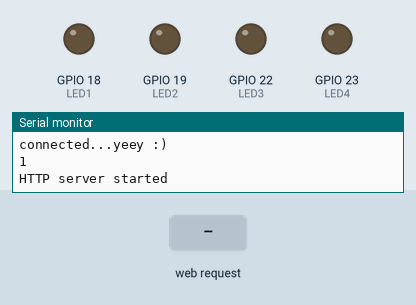
Simulated run of this sketch. Board: ESP32. On the bench: output pins drawn as LEDs (lit = HIGH), the last lines printed to the serial monitor. Inputs (shaded band) come from the test bench. WiFi joins after 1.5 s; servers stay silent unless stated.

Above: at 2.7 s.
2.8 s: HTTP request GET /setLED?LEDstate=11 received
At 3.7 s:
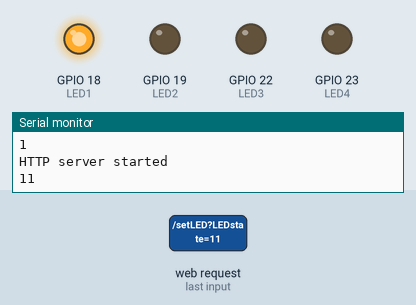
4.3 s: HTTP request GET /setLED?LEDstate=21 received
At 4.9 s:
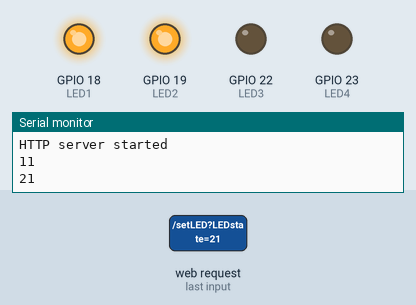
5.8 s: HTTP request GET /setLED?LEDstate=10 received
At 7.0 s:
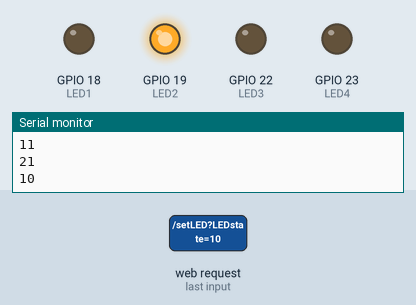
7.3 s: HTTP request GET /setLED?LEDstate=20 received
At 8.3 s:
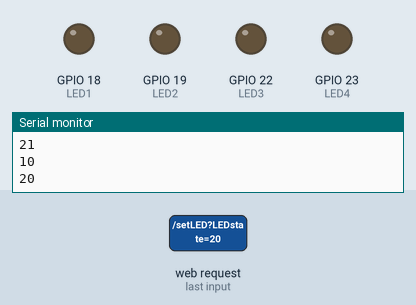
Timing chart, 0 to 9.8 s (numbered marks = the images above; inputs shaded):
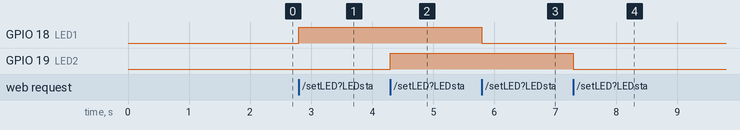

Measured:
- after the input at 2.8 s, GPIO 18 (LED1): LOW → HIGH at once
- after the input at 4.3 s, GPIO 19 (LED2): LOW → HIGH at once
- after the input at 5.8 s, GPIO 18 (LED1): HIGH → LOW at once
- after the input at 7.3 s, GPIO 19 (LED2): HIGH → LOW at once

The sketch:

Quiz_202.ino
```cpp
#include <WiFiManager.h> // https://github.com/tzapu/WiFiManager
#include <WiFiClient.h>
#include <WebServer.h>
#include <DHT.h> //https://www.arduinolibraries.info/libraries/dht-sensor-library
#include "index.h"


#define DHT_SENSOR_PIN  15 // ESP32 pin GIOP15 connected to DHT22 sensor
#define DHT_SENSOR_TYPE DHT22
#define LED1 18
#define LED2 19
#define LED3 22
#define LED4 23

DHT dht_sensor(DHT_SENSOR_PIN, DHT_SENSOR_TYPE);
WebServer server(80);

String ledState1 = "NA";
String ledState2 = "NA";
String ledState3 = "NA";
String ledState4 = "NA";

void handleRoot() {
  String s = MAIN_page;
  server.send(200, "text/html", s);
}
void handleADC() {
  // read humidity
  float humi  = dht_sensor.readHumidity();
  // read temperature in Celsius
  float tempC = dht_sensor.readTemperature();
  // read temperature in Fahrenheit
  float tempF = dht_sensor.readTemperature(true);

  String tmpValue = "Temp = ";
  tmpValue += String(tempC) + " C, Humidity = ";
  tmpValue += String(humi) + " %";
  server.send(200, "text/plane", tmpValue);
}
void handleLED() {
  String t_state = server.arg("LEDstate"); //Refer xhttp.open("GET", "setLED?LEDstate="+led, true);
  Serial.println(t_state);
  if (t_state == "11") {
    digitalWrite(LED1, HIGH);
    ledState1 = "ON";
  }
  if (t_state == "10") {
    digitalWrite(LED1, LOW);
    ledState1 = "OFF";
  }
  if (t_state == "21") {
    digitalWrite(LED2, HIGH);
    ledState2 = "ON";
  }
  if (t_state == "20") {
    digitalWrite(LED2, LOW);
    ledState2 = "OFF";
  }
  if (t_state == "31") {
    digitalWrite(LED3, HIGH);
    ledState3 = "ON";
  }
  if (t_state == "30") {
    digitalWrite(LED3, LOW);
    ledState3 = "OFF";
  }
  if (t_state == "41") {
    digitalWrite(LED4, HIGH);
    ledState4 = "ON";
  }
  if (t_state == "40") {
    digitalWrite(LED4, LOW);
    ledState4 = "OFF";
  }
  server.send(200, "text/plane", ledState1 + ", " + ledState2 + ", " + ledState3 + ", " + ledState4);
}

void setup() {

  pinMode(LED1, OUTPUT);
  pinMode(LED2, OUTPUT);
  pinMode(LED3, OUTPUT);
  pinMode(LED4, OUTPUT);
  dht_sensor.begin(); // initialize the DHT sensor

  // WiFi.mode(WIFI_STA); // explicitly set mode, esp defaults to STA+AP
  // it is a good practice to make sure your code sets wifi mode how you want it.

  // put your setup code here, to run once:
  Serial.begin(115200);

  //WiFiManager, Local intialization. Once its business is done, there is no need to keep it around
  WiFiManager wm;

  // reset settings - wipe stored credentials for testing
  // these are stored by the esp library
  // wm.resetSettings();

  // Automatically connect using saved credentials,
  // if connection fails, it starts an access point with the specified name ( "AutoConnectAP"),
  // if empty will auto generate SSID, if password is blank it will be anonymous AP (wm.autoConnect())
  // then goes into a blocking loop awaiting configuration and will return success result

  bool res;
  // res = wm.autoConnect(); // auto generated AP name from chipid
  // res = wm.autoConnect("AutoConnectAP"); // anonymous ap
  res = wm.autoConnect("ESP32AutoConnectAP", "12345678"); // password protected ap

  if (!res) {
    Serial.println("Failed to connect");
    // ESP.restart();
  }
  else {
    //if you get here you have connected to the WiFi
    Serial.println("connected...yeey :)");
    Serial.println(res);
  }
  server.begin();
  server.on("/", handleRoot);
  server.on("/setLED", handleLED);
  server.on("/readADC", handleADC);
  Serial.println("HTTP server started");


}

bool LED1_Status, LED2_Status, LED3_Status, LED4_Status = LOW;
void loop() {
  // put your main code here, to run repeatedly:
  server.handleClient();
}
```

index.h
```cpp
const char MAIN_page[] PROGMEM = R"=====(
<!DOCTYPE html>
<html>
<body>
 <div id="demo">
 <h1>The ESP-32 Update web page without refresh</h1>
 <button type="button" onclick="sendData(11)" style="background: rgb(202, 60, 60); height: 40px; width: 100px">LED1 ON</button>
 <button type="button" onclick="sendData(21)" style="background: rgb(202, 60, 60); height: 40px; width: 100px">LED2 ON</button>
 <button type="button" onclick="sendData(31)" style="background: rgb(202, 60, 60); height: 40px; width: 100px">LED3 ON</button>
 <button type="button" onclick="sendData(41)" style="background: rgb(202, 60, 60); height: 40px; width: 100px">LED4 ON</button><br><br>
 <button type="button" onclick="sendData(10)" style="background: rgb(100,116,255); height: 40px; width: 100px">LED1 OFF</button>
 <button type="button" onclick="sendData(20)" style="background: rgb(100,116,255); height: 40px; width: 100px">LED2 OFF</button>
 <button type="button" onclick="sendData(30)" style="background: rgb(100,116,255); height: 40px; width: 100px">LED3 OFF</button>
 <button type="button" onclick="sendData(40)" style="background: rgb(100,116,255); height: 40px; width: 100px">LED4 OFF</button><br><br>
 State of [LED1, LED2, LED3, LED4] is >> <span id="LEDState">NA</span><br>
 </div>
 <div>
 <br>DHT-22 sensor : <span id="ADCValue">0</span><br>
 </div>
 <script>
 function sendData(led) {
 var xhttp = new XMLHttpRequest();
 xhttp.onreadystatechange = function() {
 if (this.readyState == 4 && this.status == 200) {
 document.getElementById("LEDState").innerHTML =
 this.responseText;
 }
 };
 xhttp.open("GET", "setLED?LEDstate="+led, true);
 xhttp.send();
 }
 setInterval(function() {
 // Call a function repetatively with 2 Second interval
 getData();
 }, 2000);
 function getData() {
 var xhttp = new XMLHttpRequest();
 xhttp.onreadystatechange = function() {
 if (this.readyState == 4 && this.status == 200) {
 document.getElementById("ADCValue").innerHTML =
 this.responseText;
 }
 };
 xhttp.open("GET", "readADC", true);
 xhttp.send();
 }
 </script>
<br><a href="https://www.facebook.com/profile.php?id=100006222361707">By Panupong Kaenin</a>
<br><a href="https://github.com/panupongKanin">Github By Panupong Kaenin</a>
</body>
</html>
)=====";
```
